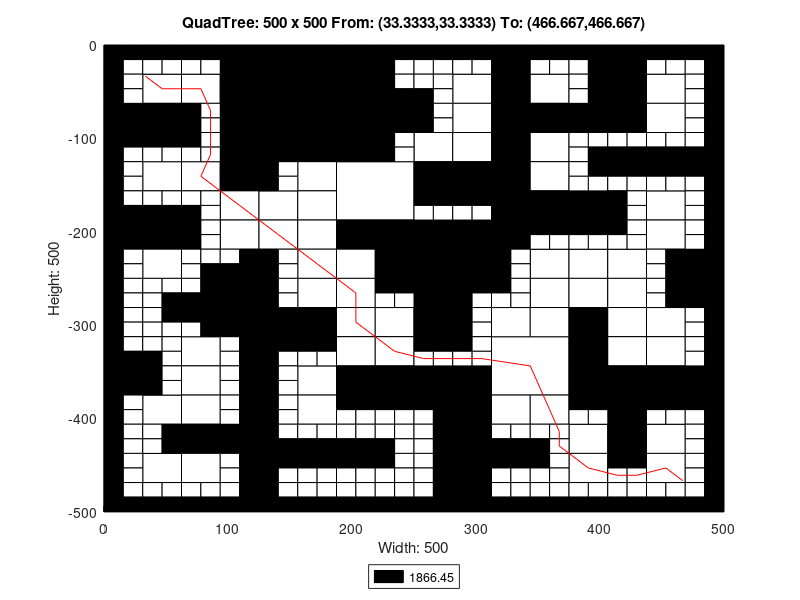

Reproduce this figure in MATLAB.
axis([0 500 -500 0]);
title('QuadTree: 500 x 500 From: (33.3333,33.3333) To: (466.667,466.667)');
xlabel('Width: 500');
ylabel('Height: 500');
rectangle('Position',[125 -62.5 62.5 62.5], 'FaceColor',[0 0 0]);
rectangle('Position',[125 -125 62.5 62.5], 'FaceColor',[0 0 0]);
rectangle('Position',[187.5 -187.5 62.5 62.5], 'FaceColor',[1 1 1]);
rectangle('Position',[250 -250 62.5 62.5], 'FaceColor',[0 0 0]);
rectangle('Position',[312.5 -375 62.5 62.5], 'FaceColor',[1 1 1]);
rectangle('Position',[31.25 -62.5 31.25 31.25], 'FaceColor',[1 1 1]);
rectangle('Position',[93.75 -31.25 31.25 31.25], 'FaceColor',[0 0 0]);
rectangle('Position',[62.5 -62.5 31.25 31.25], 'FaceColor',[1 1 1]);
rectangle('Position',[93.75 -62.5 31.25 31.25], 'FaceColor',[0 0 0]);
rectangle('Position',[0 -93.75 31.25 31.25], 'FaceColor',[0 0 0]);
rectangle('Position',[31.25 -93.75 31.25 31.25], 'FaceColor',[0 0 0]);
rectangle('Position',[93.75 -93.75 31.25 31.25], 'FaceColor',[0 0 0]);
rectangle('Position',[93.75 -125 31.25 31.25], 'FaceColor',[0 0 0]);
rectangle('Position',[187.5 -31.25 31.25 31.25], 'FaceColor',[0 0 0]);
rectangle('Position',[187.5 -62.5 31.25 31.25], 'FaceColor',[0 0 0]);
rectangle('Position',[187.5 -93.75 31.25 31.25], 'FaceColor',[0 0 0]);
rectangle('Position',[218.75 -93.75 31.25 31.25], 'FaceColor',[0 0 0]);
rectangle('Position',[187.5 -125 31.25 31.25], 'FaceColor',[0 0 0]);
rectangle('Position',[31.25 -156.25 31.25 31.25], 'FaceColor',[1 1 1]);
rectangle('Position',[62.5 -156.25 31.25 31.25], 'FaceColor',[1 1 1]);
rectangle('Position',[93.75 -156.25 31.25 31.25], 'FaceColor',[0 0 0]);
rectangle('Position',[93.75 -187.5 31.25 31.25], 'FaceColor',[1 1 1]);
rectangle('Position',[0 -218.75 31.25 31.25], 'FaceColor',[0 0 0]);
rectangle('Position',[31.25 -218.75 31.25 31.25], 'FaceColor',[0 0 0]);
rectangle('Position',[31.25 -250 31.25 31.25], 'FaceColor',[1 1 1]);
rectangle('Position',[93.75 -218.75 31.25 31.25], 'FaceColor',[1 1 1]);
rectangle('Position',[156.25 -156.25 31.25 31.25], 'FaceColor',[1 1 1]);
rectangle('Position',[125 -187.5 31.25 31.25], 'FaceColor',[1 1 1]);
rectangle('Position',[156.25 -187.5 31.25 31.25], 'FaceColor',[1 1 1]);
rectangle('Position',[125 -218.75 31.25 31.25], 'FaceColor',[1 1 1]);
rectangle('Position',[156.25 -218.75 31.25 31.25], 'FaceColor',[1 1 1]);
rectangle('Position',[156.25 -250 31.25 31.25], 'FaceColor',[1 1 1]);
rectangle('Position',[187.5 -218.75 31.25 31.25], 'FaceColor',[0 0 0]);
rectangle('Position',[218.75 -218.75 31.25 31.25], 'FaceColor',[0 0 0]);
rectangle('Position',[187.5 -250 31.25 31.25], 'FaceColor',[1 1 1]);
rectangle('Position',[218.75 -250 31.25 31.25], 'FaceColor',[0 0 0]);
rectangle('Position',[281.25 -62.5 31.25 31.25], 'FaceColor',[1 1 1]);
rectangle('Position',[312.5 -31.25 31.25 31.25], 'FaceColor',[0 0 0]);
rectangle('Position',[312.5 -62.5 31.25 31.25], 'FaceColor',[0 0 0]);
rectangle('Position',[343.75 -62.5 31.25 31.25], 'FaceColor',[1 1 1]);
rectangle('Position',[281.25 -93.75 31.25 31.25], 'FaceColor',[1 1 1]);
rectangle('Position',[250 -125 31.25 31.25], 'FaceColor',[1 1 1]);
rectangle('Position',[281.25 -125 31.25 31.25], 'FaceColor',[1 1 1]);
rectangle('Position',[312.5 -93.75 31.25 31.25], 'FaceColor',[0 0 0]);
rectangle('Position',[343.75 -93.75 31.25 31.25], 'FaceColor',[0 0 0]);
rectangle('Position',[312.5 -125 31.25 31.25], 'FaceColor',[0 0 0]);
rectangle('Position',[343.75 -125 31.25 31.25], 'FaceColor',[1 1 1]);
rectangle('Position',[406.25 -31.25 31.25 31.25], 'FaceColor',[0 0 0]);
rectangle('Position',[406.25 -62.5 31.25 31.25], 'FaceColor',[0 0 0]);
rectangle('Position',[437.5 -62.5 31.25 31.25], 'FaceColor',[1 1 1]);
rectangle('Position',[375 -93.75 31.25 31.25], 'FaceColor',[0 0 0]);
rectangle('Position',[406.25 -93.75 31.25 31.25], 'FaceColor',[0 0 0]);
rectangle('Position',[437.5 -93.75 31.25 31.25], 'FaceColor',[1 1 1]);
rectangle('Position',[250 -156.25 31.25 31.25], 'FaceColor',[0 0 0]);
rectangle('Position',[281.25 -156.25 31.25 31.25], 'FaceColor',[0 0 0]);
rectangle('Position',[312.5 -156.25 31.25 31.25], 'FaceColor',[0 0 0]);
rectangle('Position',[343.75 -156.25 31.25 31.25], 'FaceColor',[1 1 1]);
rectangle('Position',[312.5 -187.5 31.25 31.25], 'FaceColor',[0 0 0]);
rectangle('Position',[343.75 -187.5 31.25 31.25], 'FaceColor',[0 0 0]);
rectangle('Position',[312.5 -218.75 31.25 31.25], 'FaceColor',[0 0 0]);
rectangle('Position',[343.75 -250 31.25 31.25], 'FaceColor',[1 1 1]);
rectangle('Position',[375 -187.5 31.25 31.25], 'FaceColor',[0 0 0]);
rectangle('Position',[437.5 -187.5 31.25 31.25], 'FaceColor',[1 1 1]);
rectangle('Position',[375 -250 31.25 31.25], 'FaceColor',[1 1 1]);
rectangle('Position',[406.25 -250 31.25 31.25], 'FaceColor',[1 1 1]);
rectangle('Position',[437.5 -218.75 31.25 31.25], 'FaceColor',[1 1 1]);
rectangle('Position',[468.75 -250 31.25 31.25], 'FaceColor',[0 0 0]);
rectangle('Position',[93.75 -281.25 31.25 31.25], 'FaceColor',[0 0 0]);
rectangle('Position',[93.75 -312.5 31.25 31.25], 'FaceColor',[0 0 0]);
rectangle('Position',[0 -375 31.25 31.25], 'FaceColor',[0 0 0]);
rectangle('Position',[62.5 -343.75 31.25 31.25], 'FaceColor',[1 1 1]);
rectangle('Position',[62.5 -375 31.25 31.25], 'FaceColor',[1 1 1]);
rectangle('Position',[156.25 -281.25 31.25 31.25], 'FaceColor',[1 1 1]);
rectangle('Position',[125 -312.5 31.25 31.25], 'FaceColor',[0 0 0]);
rectangle('Position',[156.25 -312.5 31.25 31.25], 'FaceColor',[0 0 0]);
rectangle('Position',[187.5 -281.25 31.25 31.25], 'FaceColor',[1 1 1]);
rectangle('Position',[187.5 -312.5 31.25 31.25], 'FaceColor',[1 1 1]);
rectangle('Position',[218.75 -312.5 31.25 31.25], 'FaceColor',[1 1 1]);
rectangle('Position',[156.25 -375 31.25 31.25], 'FaceColor',[1 1 1]);
rectangle('Position',[187.5 -343.75 31.25 31.25], 'FaceColor',[1 1 1]);
rectangle('Position',[218.75 -343.75 31.25 31.25], 'FaceColor',[1 1 1]);
rectangle('Position',[187.5 -375 31.25 31.25], 'FaceColor',[0 0 0]);
rectangle('Position',[218.75 -375 31.25 31.25], 'FaceColor',[0 0 0]);
rectangle('Position',[31.25 -406.25 31.25 31.25], 'FaceColor',[1 1 1]);
rectangle('Position',[62.5 -406.25 31.25 31.25], 'FaceColor',[1 1 1]);
rectangle('Position',[62.5 -437.5 31.25 31.25], 'FaceColor',[0 0 0]);
rectangle('Position',[93.75 -437.5 31.25 31.25], 'FaceColor',[0 0 0]);
rectangle('Position',[31.25 -468.75 31.25 31.25], 'FaceColor',[1 1 1]);
rectangle('Position',[62.5 -468.75 31.25 31.25], 'FaceColor',[1 1 1]);
rectangle('Position',[156.25 -406.25 31.25 31.25], 'FaceColor',[1 1 1]);
rectangle('Position',[250 -281.25 31.25 31.25], 'FaceColor',[0 0 0]);
rectangle('Position',[250 -312.5 31.25 31.25], 'FaceColor',[0 0 0]);
rectangle('Position',[343.75 -281.25 31.25 31.25], 'FaceColor',[1 1 1]);
rectangle('Position',[312.5 -312.5 31.25 31.25], 'FaceColor',[1 1 1]);
rectangle('Position',[343.75 -312.5 31.25 31.25], 'FaceColor',[1 1 1]);
rectangle('Position',[250 -375 31.25 31.25], 'FaceColor',[0 0 0]);
rectangle('Position',[281.25 -375 31.25 31.25], 'FaceColor',[0 0 0]);
rectangle('Position',[375 -281.25 31.25 31.25], 'FaceColor',[1 1 1]);
rectangle('Position',[406.25 -281.25 31.25 31.25], 'FaceColor',[1 1 1]);
rectangle('Position',[375 -312.5 31.25 31.25], 'FaceColor',[0 0 0]);
rectangle('Position',[406.25 -312.5 31.25 31.25], 'FaceColor',[1 1 1]);
rectangle('Position',[468.75 -281.25 31.25 31.25], 'FaceColor',[0 0 0]);
rectangle('Position',[437.5 -312.5 31.25 31.25], 'FaceColor',[1 1 1]);
rectangle('Position',[375 -343.75 31.25 31.25], 'FaceColor',[0 0 0]);
rectangle('Position',[406.25 -343.75 31.25 31.25], 'FaceColor',[1 1 1]);
rectangle('Position',[375 -375 31.25 31.25], 'FaceColor',[0 0 0]);
rectangle('Position',[406.25 -375 31.25 31.25], 'FaceColor',[0 0 0]);
rectangle('Position',[437.5 -343.75 31.25 31.25], 'FaceColor',[1 1 1]);
rectangle('Position',[437.5 -375 31.25 31.25], 'FaceColor',[0 0 0]);
rectangle('Position',[468.75 -375 31.25 31.25], 'FaceColor',[0 0 0]);
rectangle('Position',[281.25 -406.25 31.25 31.25], 'FaceColor',[0 0 0]);
rectangle('Position',[281.25 -437.5 31.25 31.25], 'FaceColor',[0 0 0]);
rectangle('Position',[312.5 -406.25 31.25 31.25], 'FaceColor',[1 1 1]);
rectangle('Position',[343.75 -406.25 31.25 31.25], 'FaceColor',[1 1 1]);
rectangle('Position',[281.25 -468.75 31.25 31.25], 'FaceColor',[0 0 0]);
rectangle('Position',[281.25 -500 31.25 31.25], 'FaceColor',[0 0 0]);
rectangle('Position',[406.25 -406.25 31.25 31.25], 'FaceColor',[0 0 0]);
rectangle('Position',[375 -437.5 31.25 31.25], 'FaceColor',[1 1 1]);
rectangle('Position',[406.25 -437.5 31.25 31.25], 'FaceColor',[0 0 0]);
rectangle('Position',[437.5 -437.5 31.25 31.25], 'FaceColor',[1 1 1]);
rectangle('Position',[375 -468.75 31.25 31.25], 'FaceColor',[1 1 1]);
rectangle('Position',[437.5 -468.75 31.25 31.25], 'FaceColor',[1 1 1]);
rectangle('Position',[0 -15.625 15.625 15.625], 'FaceColor',[0 0 0]);
rectangle('Position',[15.625 -15.625 15.625 15.625], 'FaceColor',[0 0 0]);
rectangle('Position',[0 -31.25 15.625 15.625], 'FaceColor',[0 0 0]);
rectangle('Position',[15.625 -31.25 15.625 15.625], 'FaceColor',[1 1 1]);
rectangle('Position',[31.25 -15.625 15.625 15.625], 'FaceColor',[0 0 0]);
rectangle('Position',[46.875 -15.625 15.625 15.625], 'FaceColor',[0 0 0]);
rectangle('Position',[31.25 -31.25 15.625 15.625], 'FaceColor',[1 1 1]);
rectangle('Position',[46.875 -31.25 15.625 15.625], 'FaceColor',[1 1 1]);
rectangle('Position',[0 -46.875 15.625 15.625], 'FaceColor',[0 0 0]);
rectangle('Position',[15.625 -46.875 15.625 15.625], 'FaceColor',[1 1 1]);
rectangle('Position',[0 -62.5 15.625 15.625], 'FaceColor',[0 0 0]);
rectangle('Position',[15.625 -62.5 15.625 15.625], 'FaceColor',[1 1 1]);
rectangle('Position',[62.5 -15.625 15.625 15.625], 'FaceColor',[0 0 0]);
rectangle('Position',[78.125 -15.625 15.625 15.625], 'FaceColor',[0 0 0]);
rectangle('Position',[62.5 -31.25 15.625 15.625], 'FaceColor',[1 1 1]);
rectangle('Position',[78.125 -31.25 15.625 15.625], 'FaceColor',[1 1 1]);
rectangle('Position',[0 -109.375 15.625 15.625], 'FaceColor',[0 0 0]);
rectangle('Position',[15.625 -109.375 15.625 15.625], 'FaceColor',[0 0 0]);
rectangle('Position',[0 -125 15.625 15.625], 'FaceColor',[0 0 0]);
rectangle('Position',[15.625 -125 15.625 15.625], 'FaceColor',[1 1 1]);
rectangle('Position',[31.25 -109.375 15.625 15.625], 'FaceColor',[0 0 0]);
rectangle('Position',[46.875 -109.375 15.625 15.625], 'FaceColor',[0 0 0]);
rectangle('Position',[31.25 -125 15.625 15.625], 'FaceColor',[1 1 1]);
rectangle('Position',[46.875 -125 15.625 15.625], 'FaceColor',[1 1 1]);
rectangle('Position',[62.5 -78.125 15.625 15.625], 'FaceColor',[0 0 0]);
rectangle('Position',[78.125 -78.125 15.625 15.625], 'FaceColor',[1 1 1]);
rectangle('Position',[62.5 -93.75 15.625 15.625], 'FaceColor',[0 0 0]);
rectangle('Position',[78.125 -93.75 15.625 15.625], 'FaceColor',[1 1 1]);
rectangle('Position',[62.5 -109.375 15.625 15.625], 'FaceColor',[0 0 0]);
rectangle('Position',[78.125 -109.375 15.625 15.625], 'FaceColor',[1 1 1]);
rectangle('Position',[62.5 -125 15.625 15.625], 'FaceColor',[1 1 1]);
rectangle('Position',[78.125 -125 15.625 15.625], 'FaceColor',[1 1 1]);
rectangle('Position',[218.75 -15.625 15.625 15.625], 'FaceColor',[0 0 0]);
rectangle('Position',[234.375 -15.625 15.625 15.625], 'FaceColor',[0 0 0]);
rectangle('Position',[218.75 -31.25 15.625 15.625], 'FaceColor',[0 0 0]);
rectangle('Position',[234.375 -31.25 15.625 15.625], 'FaceColor',[1 1 1]);
rectangle('Position',[218.75 -46.875 15.625 15.625], 'FaceColor',[0 0 0]);
rectangle('Position',[234.375 -46.875 15.625 15.625], 'FaceColor',[1 1 1]);
rectangle('Position',[218.75 -62.5 15.625 15.625], 'FaceColor',[0 0 0]);
rectangle('Position',[234.375 -62.5 15.625 15.625], 'FaceColor',[0 0 0]);
rectangle('Position',[218.75 -109.375 15.625 15.625], 'FaceColor',[0 0 0]);
rectangle('Position',[234.375 -109.375 15.625 15.625], 'FaceColor',[1 1 1]);
rectangle('Position',[218.75 -125 15.625 15.625], 'FaceColor',[0 0 0]);
rectangle('Position',[234.375 -125 15.625 15.625], 'FaceColor',[1 1 1]);
rectangle('Position',[0 -140.625 15.625 15.625], 'FaceColor',[0 0 0]);
rectangle('Position',[15.625 -140.625 15.625 15.625], 'FaceColor',[1 1 1]);
rectangle('Position',[0 -156.25 15.625 15.625], 'FaceColor',[0 0 0]);
rectangle('Position',[15.625 -156.25 15.625 15.625], 'FaceColor',[1 1 1]);
rectangle('Position',[0 -171.875 15.625 15.625], 'FaceColor',[0 0 0]);
rectangle('Position',[15.625 -171.875 15.625 15.625], 'FaceColor',[1 1 1]);
rectangle('Position',[0 -187.5 15.625 15.625], 'FaceColor',[0 0 0]);
rectangle('Position',[15.625 -187.5 15.625 15.625], 'FaceColor',[0 0 0]);
rectangle('Position',[31.25 -171.875 15.625 15.625], 'FaceColor',[1 1 1]);
rectangle('Position',[46.875 -171.875 15.625 15.625], 'FaceColor',[1 1 1]);
rectangle('Position',[31.25 -187.5 15.625 15.625], 'FaceColor',[0 0 0]);
rectangle('Position',[46.875 -187.5 15.625 15.625], 'FaceColor',[0 0 0]);
rectangle('Position',[62.5 -171.875 15.625 15.625], 'FaceColor',[1 1 1]);
rectangle('Position',[78.125 -171.875 15.625 15.625], 'FaceColor',[1 1 1]);
rectangle('Position',[62.5 -187.5 15.625 15.625], 'FaceColor',[0 0 0]);
rectangle('Position',[78.125 -187.5 15.625 15.625], 'FaceColor',[1 1 1]);
rectangle('Position',[0 -234.375 15.625 15.625], 'FaceColor',[0 0 0]);
rectangle('Position',[15.625 -234.375 15.625 15.625], 'FaceColor',[1 1 1]);
rectangle('Position',[0 -250 15.625 15.625], 'FaceColor',[0 0 0]);
rectangle('Position',[15.625 -250 15.625 15.625], 'FaceColor',[1 1 1]);
rectangle('Position',[62.5 -203.125 15.625 15.625], 'FaceColor',[0 0 0]);
rectangle('Position',[78.125 -203.125 15.625 15.625], 'FaceColor',[1 1 1]);
rectangle('Position',[62.5 -218.75 15.625 15.625], 'FaceColor',[0 0 0]);
rectangle('Position',[78.125 -218.75 15.625 15.625], 'FaceColor',[1 1 1]);
rectangle('Position',[62.5 -234.375 15.625 15.625], 'FaceColor',[1 1 1]);
rectangle('Position',[78.125 -234.375 15.625 15.625], 'FaceColor',[1 1 1]);
rectangle('Position',[62.5 -250 15.625 15.625], 'FaceColor',[1 1 1]);
rectangle('Position',[78.125 -250 15.625 15.625], 'FaceColor',[0 0 0]);
rectangle('Position',[93.75 -234.375 15.625 15.625], 'FaceColor',[1 1 1]);
rectangle('Position',[109.375 -234.375 15.625 15.625], 'FaceColor',[0 0 0]);
rectangle('Position',[93.75 -250 15.625 15.625], 'FaceColor',[0 0 0]);
rectangle('Position',[109.375 -250 15.625 15.625], 'FaceColor',[0 0 0]);
rectangle('Position',[125 -140.625 15.625 15.625], 'FaceColor',[0 0 0]);
rectangle('Position',[140.625 -140.625 15.625 15.625], 'FaceColor',[1 1 1]);
rectangle('Position',[125 -156.25 15.625 15.625], 'FaceColor',[0 0 0]);
rectangle('Position',[140.625 -156.25 15.625 15.625], 'FaceColor',[1 1 1]);
rectangle('Position',[125 -234.375 15.625 15.625], 'FaceColor',[0 0 0]);
rectangle('Position',[140.625 -234.375 15.625 15.625], 'FaceColor',[1 1 1]);
rectangle('Position',[125 -250 15.625 15.625], 'FaceColor',[0 0 0]);
rectangle('Position',[140.625 -250 15.625 15.625], 'FaceColor',[1 1 1]);
rectangle('Position',[250 -15.625 15.625 15.625], 'FaceColor',[0 0 0]);
rectangle('Position',[265.625 -15.625 15.625 15.625], 'FaceColor',[0 0 0]);
rectangle('Position',[250 -31.25 15.625 15.625], 'FaceColor',[1 1 1]);
rectangle('Position',[265.625 -31.25 15.625 15.625], 'FaceColor',[1 1 1]);
rectangle('Position',[281.25 -15.625 15.625 15.625], 'FaceColor',[0 0 0]);
rectangle('Position',[296.875 -15.625 15.625 15.625], 'FaceColor',[0 0 0]);
rectangle('Position',[281.25 -31.25 15.625 15.625], 'FaceColor',[1 1 1]);
rectangle('Position',[296.875 -31.25 15.625 15.625], 'FaceColor',[1 1 1]);
rectangle('Position',[250 -46.875 15.625 15.625], 'FaceColor',[1 1 1]);
rectangle('Position',[265.625 -46.875 15.625 15.625], 'FaceColor',[1 1 1]);
rectangle('Position',[250 -62.5 15.625 15.625], 'FaceColor',[0 0 0]);
rectangle('Position',[265.625 -62.5 15.625 15.625], 'FaceColor',[1 1 1]);
rectangle('Position',[343.75 -15.625 15.625 15.625], 'FaceColor',[0 0 0]);
rectangle('Position',[359.375 -15.625 15.625 15.625], 'FaceColor',[0 0 0]);
rectangle('Position',[343.75 -31.25 15.625 15.625], 'FaceColor',[1 1 1]);
rectangle('Position',[359.375 -31.25 15.625 15.625], 'FaceColor',[1 1 1]);
rectangle('Position',[250 -78.125 15.625 15.625], 'FaceColor',[0 0 0]);
rectangle('Position',[265.625 -78.125 15.625 15.625], 'FaceColor',[1 1 1]);
rectangle('Position',[250 -93.75 15.625 15.625], 'FaceColor',[0 0 0]);
rectangle('Position',[265.625 -93.75 15.625 15.625], 'FaceColor',[1 1 1]);
rectangle('Position',[375 -15.625 15.625 15.625], 'FaceColor',[0 0 0]);
rectangle('Position',[390.625 -15.625 15.625 15.625], 'FaceColor',[0 0 0]);
rectangle('Position',[375 -31.25 15.625 15.625], 'FaceColor',[1 1 1]);
rectangle('Position',[390.625 -31.25 15.625 15.625], 'FaceColor',[0 0 0]);
rectangle('Position',[375 -46.875 15.625 15.625], 'FaceColor',[1 1 1]);
rectangle('Position',[390.625 -46.875 15.625 15.625], 'FaceColor',[0 0 0]);
rectangle('Position',[375 -62.5 15.625 15.625], 'FaceColor',[1 1 1]);
rectangle('Position',[390.625 -62.5 15.625 15.625], 'FaceColor',[0 0 0]);
rectangle('Position',[437.5 -15.625 15.625 15.625], 'FaceColor',[0 0 0]);
rectangle('Position',[453.125 -15.625 15.625 15.625], 'FaceColor',[0 0 0]);
rectangle('Position',[437.5 -31.25 15.625 15.625], 'FaceColor',[1 1 1]);
rectangle('Position',[453.125 -31.25 15.625 15.625], 'FaceColor',[1 1 1]);
rectangle('Position',[468.75 -15.625 15.625 15.625], 'FaceColor',[0 0 0]);
rectangle('Position',[484.375 -15.625 15.625 15.625], 'FaceColor',[0 0 0]);
rectangle('Position',[468.75 -31.25 15.625 15.625], 'FaceColor',[1 1 1]);
rectangle('Position',[484.375 -31.25 15.625 15.625], 'FaceColor',[0 0 0]);
rectangle('Position',[468.75 -46.875 15.625 15.625], 'FaceColor',[1 1 1]);
rectangle('Position',[484.375 -46.875 15.625 15.625], 'FaceColor',[0 0 0]);
rectangle('Position',[468.75 -62.5 15.625 15.625], 'FaceColor',[1 1 1]);
rectangle('Position',[484.375 -62.5 15.625 15.625], 'FaceColor',[0 0 0]);
rectangle('Position',[375 -109.375 15.625 15.625], 'FaceColor',[1 1 1]);
rectangle('Position',[390.625 -109.375 15.625 15.625], 'FaceColor',[1 1 1]);
rectangle('Position',[375 -125 15.625 15.625], 'FaceColor',[1 1 1]);
rectangle('Position',[390.625 -125 15.625 15.625], 'FaceColor',[0 0 0]);
rectangle('Position',[406.25 -109.375 15.625 15.625], 'FaceColor',[1 1 1]);
rectangle('Position',[421.875 -109.375 15.625 15.625], 'FaceColor',[1 1 1]);
rectangle('Position',[406.25 -125 15.625 15.625], 'FaceColor',[0 0 0]);
rectangle('Position',[421.875 -125 15.625 15.625], 'FaceColor',[0 0 0]);
rectangle('Position',[468.75 -78.125 15.625 15.625], 'FaceColor',[1 1 1]);
rectangle('Position',[484.375 -78.125 15.625 15.625], 'FaceColor',[0 0 0]);
rectangle('Position',[468.75 -93.75 15.625 15.625], 'FaceColor',[1 1 1]);
rectangle('Position',[484.375 -93.75 15.625 15.625], 'FaceColor',[0 0 0]);
rectangle('Position',[437.5 -109.375 15.625 15.625], 'FaceColor',[1 1 1]);
rectangle('Position',[453.125 -109.375 15.625 15.625], 'FaceColor',[1 1 1]);
rectangle('Position',[437.5 -125 15.625 15.625], 'FaceColor',[0 0 0]);
rectangle('Position',[453.125 -125 15.625 15.625], 'FaceColor',[0 0 0]);
rectangle('Position',[468.75 -109.375 15.625 15.625], 'FaceColor',[1 1 1]);
rectangle('Position',[484.375 -109.375 15.625 15.625], 'FaceColor',[0 0 0]);
rectangle('Position',[468.75 -125 15.625 15.625], 'FaceColor',[0 0 0]);
rectangle('Position',[484.375 -125 15.625 15.625], 'FaceColor',[0 0 0]);
rectangle('Position',[250 -171.875 15.625 15.625], 'FaceColor',[0 0 0]);
rectangle('Position',[265.625 -171.875 15.625 15.625], 'FaceColor',[0 0 0]);
rectangle('Position',[250 -187.5 15.625 15.625], 'FaceColor',[1 1 1]);
rectangle('Position',[265.625 -187.5 15.625 15.625], 'FaceColor',[1 1 1]);
rectangle('Position',[281.25 -171.875 15.625 15.625], 'FaceColor',[0 0 0]);
rectangle('Position',[296.875 -171.875 15.625 15.625], 'FaceColor',[0 0 0]);
rectangle('Position',[281.25 -187.5 15.625 15.625], 'FaceColor',[1 1 1]);
rectangle('Position',[296.875 -187.5 15.625 15.625], 'FaceColor',[1 1 1]);
rectangle('Position',[343.75 -203.125 15.625 15.625], 'FaceColor',[0 0 0]);
rectangle('Position',[359.375 -203.125 15.625 15.625], 'FaceColor',[0 0 0]);
rectangle('Position',[343.75 -218.75 15.625 15.625], 'FaceColor',[1 1 1]);
rectangle('Position',[359.375 -218.75 15.625 15.625], 'FaceColor',[1 1 1]);
rectangle('Position',[312.5 -234.375 15.625 15.625], 'FaceColor',[0 0 0]);
rectangle('Position',[328.125 -234.375 15.625 15.625], 'FaceColor',[1 1 1]);
rectangle('Position',[312.5 -250 15.625 15.625], 'FaceColor',[0 0 0]);
rectangle('Position',[328.125 -250 15.625 15.625], 'FaceColor',[1 1 1]);
rectangle('Position',[375 -140.625 15.625 15.625], 'FaceColor',[1 1 1]);
rectangle('Position',[390.625 -140.625 15.625 15.625], 'FaceColor',[0 0 0]);
rectangle('Position',[375 -156.25 15.625 15.625], 'FaceColor',[1 1 1]);
rectangle('Position',[390.625 -156.25 15.625 15.625], 'FaceColor',[1 1 1]);
rectangle('Position',[406.25 -140.625 15.625 15.625], 'FaceColor',[0 0 0]);
rectangle('Position',[421.875 -140.625 15.625 15.625], 'FaceColor',[0 0 0]);
rectangle('Position',[406.25 -156.25 15.625 15.625], 'FaceColor',[1 1 1]);
rectangle('Position',[421.875 -156.25 15.625 15.625], 'FaceColor',[1 1 1]);
rectangle('Position',[406.25 -171.875 15.625 15.625], 'FaceColor',[0 0 0]);
rectangle('Position',[421.875 -171.875 15.625 15.625], 'FaceColor',[1 1 1]);
rectangle('Position',[406.25 -187.5 15.625 15.625], 'FaceColor',[0 0 0]);
rectangle('Position',[421.875 -187.5 15.625 15.625], 'FaceColor',[1 1 1]);
rectangle('Position',[437.5 -140.625 15.625 15.625], 'FaceColor',[0 0 0]);
rectangle('Position',[453.125 -140.625 15.625 15.625], 'FaceColor',[0 0 0]);
rectangle('Position',[437.5 -156.25 15.625 15.625], 'FaceColor',[1 1 1]);
rectangle('Position',[453.125 -156.25 15.625 15.625], 'FaceColor',[1 1 1]);
rectangle('Position',[468.75 -140.625 15.625 15.625], 'FaceColor',[0 0 0]);
rectangle('Position',[484.375 -140.625 15.625 15.625], 'FaceColor',[0 0 0]);
rectangle('Position',[468.75 -156.25 15.625 15.625], 'FaceColor',[1 1 1]);
rectangle('Position',[484.375 -156.25 15.625 15.625], 'FaceColor',[0 0 0]);
rectangle('Position',[468.75 -171.875 15.625 15.625], 'FaceColor',[1 1 1]);
rectangle('Position',[484.375 -171.875 15.625 15.625], 'FaceColor',[0 0 0]);
rectangle('Position',[468.75 -187.5 15.625 15.625], 'FaceColor',[1 1 1]);
rectangle('Position',[484.375 -187.5 15.625 15.625], 'FaceColor',[0 0 0]);
rectangle('Position',[375 -203.125 15.625 15.625], 'FaceColor',[0 0 0]);
rectangle('Position',[390.625 -203.125 15.625 15.625], 'FaceColor',[0 0 0]);
rectangle('Position',[375 -218.75 15.625 15.625], 'FaceColor',[1 1 1]);
rectangle('Position',[390.625 -218.75 15.625 15.625], 'FaceColor',[1 1 1]);
rectangle('Position',[406.25 -203.125 15.625 15.625], 'FaceColor',[0 0 0]);
rectangle('Position',[421.875 -203.125 15.625 15.625], 'FaceColor',[1 1 1]);
rectangle('Position',[406.25 -218.75 15.625 15.625], 'FaceColor',[1 1 1]);
rectangle('Position',[421.875 -218.75 15.625 15.625], 'FaceColor',[1 1 1]);
rectangle('Position',[468.75 -203.125 15.625 15.625], 'FaceColor',[1 1 1]);
rectangle('Position',[484.375 -203.125 15.625 15.625], 'FaceColor',[0 0 0]);
rectangle('Position',[468.75 -218.75 15.625 15.625], 'FaceColor',[1 1 1]);
rectangle('Position',[484.375 -218.75 15.625 15.625], 'FaceColor',[0 0 0]);
rectangle('Position',[437.5 -234.375 15.625 15.625], 'FaceColor',[1 1 1]);
rectangle('Position',[453.125 -234.375 15.625 15.625], 'FaceColor',[0 0 0]);
rectangle('Position',[437.5 -250 15.625 15.625], 'FaceColor',[1 1 1]);
rectangle('Position',[453.125 -250 15.625 15.625], 'FaceColor',[0 0 0]);
rectangle('Position',[0 -265.625 15.625 15.625], 'FaceColor',[0 0 0]);
rectangle('Position',[15.625 -265.625 15.625 15.625], 'FaceColor',[1 1 1]);
rectangle('Position',[0 -281.25 15.625 15.625], 'FaceColor',[0 0 0]);
rectangle('Position',[15.625 -281.25 15.625 15.625], 'FaceColor',[1 1 1]);
rectangle('Position',[31.25 -265.625 15.625 15.625], 'FaceColor',[1 1 1]);
rectangle('Position',[46.875 -265.625 15.625 15.625], 'FaceColor',[1 1 1]);
rectangle('Position',[31.25 -281.25 15.625 15.625], 'FaceColor',[1 1 1]);
rectangle('Position',[46.875 -281.25 15.625 15.625], 'FaceColor',[0 0 0]);
rectangle('Position',[0 -296.875 15.625 15.625], 'FaceColor',[0 0 0]);
rectangle('Position',[15.625 -296.875 15.625 15.625], 'FaceColor',[1 1 1]);
rectangle('Position',[0 -312.5 15.625 15.625], 'FaceColor',[0 0 0]);
rectangle('Position',[15.625 -312.5 15.625 15.625], 'FaceColor',[1 1 1]);
rectangle('Position',[31.25 -296.875 15.625 15.625], 'FaceColor',[1 1 1]);
rectangle('Position',[46.875 -296.875 15.625 15.625], 'FaceColor',[0 0 0]);
rectangle('Position',[31.25 -312.5 15.625 15.625], 'FaceColor',[1 1 1]);
rectangle('Position',[46.875 -312.5 15.625 15.625], 'FaceColor',[1 1 1]);
rectangle('Position',[62.5 -265.625 15.625 15.625], 'FaceColor',[1 1 1]);
rectangle('Position',[78.125 -265.625 15.625 15.625], 'FaceColor',[0 0 0]);
rectangle('Position',[62.5 -281.25 15.625 15.625], 'FaceColor',[0 0 0]);
rectangle('Position',[78.125 -281.25 15.625 15.625], 'FaceColor',[0 0 0]);
rectangle('Position',[62.5 -296.875 15.625 15.625], 'FaceColor',[0 0 0]);
rectangle('Position',[78.125 -296.875 15.625 15.625], 'FaceColor',[0 0 0]);
rectangle('Position',[62.5 -312.5 15.625 15.625], 'FaceColor',[1 1 1]);
rectangle('Position',[78.125 -312.5 15.625 15.625], 'FaceColor',[0 0 0]);
rectangle('Position',[0 -328.125 15.625 15.625], 'FaceColor',[0 0 0]);
rectangle('Position',[15.625 -328.125 15.625 15.625], 'FaceColor',[1 1 1]);
rectangle('Position',[0 -343.75 15.625 15.625], 'FaceColor',[0 0 0]);
rectangle('Position',[15.625 -343.75 15.625 15.625], 'FaceColor',[0 0 0]);
rectangle('Position',[31.25 -328.125 15.625 15.625], 'FaceColor',[1 1 1]);
rectangle('Position',[46.875 -328.125 15.625 15.625], 'FaceColor',[1 1 1]);
rectangle('Position',[31.25 -343.75 15.625 15.625], 'FaceColor',[0 0 0]);
rectangle('Position',[46.875 -343.75 15.625 15.625], 'FaceColor',[1 1 1]);
rectangle('Position',[31.25 -359.375 15.625 15.625], 'FaceColor',[0 0 0]);
rectangle('Position',[46.875 -359.375 15.625 15.625], 'FaceColor',[1 1 1]);
rectangle('Position',[31.25 -375 15.625 15.625], 'FaceColor',[0 0 0]);
rectangle('Position',[46.875 -375 15.625 15.625], 'FaceColor',[1 1 1]);
rectangle('Position',[93.75 -328.125 15.625 15.625], 'FaceColor',[1 1 1]);
rectangle('Position',[109.375 -328.125 15.625 15.625], 'FaceColor',[0 0 0]);
rectangle('Position',[93.75 -343.75 15.625 15.625], 'FaceColor',[1 1 1]);
rectangle('Position',[109.375 -343.75 15.625 15.625], 'FaceColor',[0 0 0]);
rectangle('Position',[93.75 -359.375 15.625 15.625], 'FaceColor',[1 1 1]);
rectangle('Position',[109.375 -359.375 15.625 15.625], 'FaceColor',[0 0 0]);
rectangle('Position',[93.75 -375 15.625 15.625], 'FaceColor',[1 1 1]);
rectangle('Position',[109.375 -375 15.625 15.625], 'FaceColor',[0 0 0]);
rectangle('Position',[125 -265.625 15.625 15.625], 'FaceColor',[0 0 0]);
rectangle('Position',[140.625 -265.625 15.625 15.625], 'FaceColor',[1 1 1]);
rectangle('Position',[125 -281.25 15.625 15.625], 'FaceColor',[0 0 0]);
rectangle('Position',[140.625 -281.25 15.625 15.625], 'FaceColor',[1 1 1]);
rectangle('Position',[218.75 -265.625 15.625 15.625], 'FaceColor',[0 0 0]);
rectangle('Position',[234.375 -265.625 15.625 15.625], 'FaceColor',[0 0 0]);
rectangle('Position',[218.75 -281.25 15.625 15.625], 'FaceColor',[1 1 1]);
rectangle('Position',[234.375 -281.25 15.625 15.625], 'FaceColor',[1 1 1]);
rectangle('Position',[125 -328.125 15.625 15.625], 'FaceColor',[0 0 0]);
rectangle('Position',[140.625 -328.125 15.625 15.625], 'FaceColor',[0 0 0]);
rectangle('Position',[125 -343.75 15.625 15.625], 'FaceColor',[0 0 0]);
rectangle('Position',[140.625 -343.75 15.625 15.625], 'FaceColor',[1 1 1]);
rectangle('Position',[156.25 -328.125 15.625 15.625], 'FaceColor',[0 0 0]);
rectangle('Position',[171.875 -328.125 15.625 15.625], 'FaceColor',[0 0 0]);
rectangle('Position',[156.25 -343.75 15.625 15.625], 'FaceColor',[1 1 1]);
rectangle('Position',[171.875 -343.75 15.625 15.625], 'FaceColor',[1 1 1]);
rectangle('Position',[125 -359.375 15.625 15.625], 'FaceColor',[0 0 0]);
rectangle('Position',[140.625 -359.375 15.625 15.625], 'FaceColor',[1 1 1]);
rectangle('Position',[125 -375 15.625 15.625], 'FaceColor',[0 0 0]);
rectangle('Position',[140.625 -375 15.625 15.625], 'FaceColor',[1 1 1]);
rectangle('Position',[0 -390.625 15.625 15.625], 'FaceColor',[0 0 0]);
rectangle('Position',[15.625 -390.625 15.625 15.625], 'FaceColor',[1 1 1]);
rectangle('Position',[0 -406.25 15.625 15.625], 'FaceColor',[0 0 0]);
rectangle('Position',[15.625 -406.25 15.625 15.625], 'FaceColor',[1 1 1]);
rectangle('Position',[0 -421.875 15.625 15.625], 'FaceColor',[0 0 0]);
rectangle('Position',[15.625 -421.875 15.625 15.625], 'FaceColor',[1 1 1]);
rectangle('Position',[0 -437.5 15.625 15.625], 'FaceColor',[0 0 0]);
rectangle('Position',[15.625 -437.5 15.625 15.625], 'FaceColor',[1 1 1]);
rectangle('Position',[31.25 -421.875 15.625 15.625], 'FaceColor',[1 1 1]);
rectangle('Position',[46.875 -421.875 15.625 15.625], 'FaceColor',[0 0 0]);
rectangle('Position',[31.25 -437.5 15.625 15.625], 'FaceColor',[1 1 1]);
rectangle('Position',[46.875 -437.5 15.625 15.625], 'FaceColor',[0 0 0]);
rectangle('Position',[93.75 -390.625 15.625 15.625], 'FaceColor',[1 1 1]);
rectangle('Position',[109.375 -390.625 15.625 15.625], 'FaceColor',[0 0 0]);
rectangle('Position',[93.75 -406.25 15.625 15.625], 'FaceColor',[1 1 1]);
rectangle('Position',[109.375 -406.25 15.625 15.625], 'FaceColor',[0 0 0]);
rectangle('Position',[0 -453.125 15.625 15.625], 'FaceColor',[0 0 0]);
rectangle('Position',[15.625 -453.125 15.625 15.625], 'FaceColor',[1 1 1]);
rectangle('Position',[0 -468.75 15.625 15.625], 'FaceColor',[0 0 0]);
rectangle('Position',[15.625 -468.75 15.625 15.625], 'FaceColor',[1 1 1]);
rectangle('Position',[0 -484.375 15.625 15.625], 'FaceColor',[0 0 0]);
rectangle('Position',[15.625 -484.375 15.625 15.625], 'FaceColor',[1 1 1]);
rectangle('Position',[0 -500 15.625 15.625], 'FaceColor',[0 0 0]);
rectangle('Position',[15.625 -500 15.625 15.625], 'FaceColor',[0 0 0]);
rectangle('Position',[31.25 -484.375 15.625 15.625], 'FaceColor',[1 1 1]);
rectangle('Position',[46.875 -484.375 15.625 15.625], 'FaceColor',[1 1 1]);
rectangle('Position',[31.25 -500 15.625 15.625], 'FaceColor',[0 0 0]);
rectangle('Position',[46.875 -500 15.625 15.625], 'FaceColor',[0 0 0]);
rectangle('Position',[93.75 -453.125 15.625 15.625], 'FaceColor',[1 1 1]);
rectangle('Position',[109.375 -453.125 15.625 15.625], 'FaceColor',[0 0 0]);
rectangle('Position',[93.75 -468.75 15.625 15.625], 'FaceColor',[1 1 1]);
rectangle('Position',[109.375 -468.75 15.625 15.625], 'FaceColor',[0 0 0]);
rectangle('Position',[62.5 -484.375 15.625 15.625], 'FaceColor',[1 1 1]);
rectangle('Position',[78.125 -484.375 15.625 15.625], 'FaceColor',[1 1 1]);
rectangle('Position',[62.5 -500 15.625 15.625], 'FaceColor',[0 0 0]);
rectangle('Position',[78.125 -500 15.625 15.625], 'FaceColor',[0 0 0]);
rectangle('Position',[93.75 -484.375 15.625 15.625], 'FaceColor',[1 1 1]);
rectangle('Position',[109.375 -484.375 15.625 15.625], 'FaceColor',[0 0 0]);
rectangle('Position',[93.75 -500 15.625 15.625], 'FaceColor',[0 0 0]);
rectangle('Position',[109.375 -500 15.625 15.625], 'FaceColor',[0 0 0]);
rectangle('Position',[125 -390.625 15.625 15.625], 'FaceColor',[0 0 0]);
rectangle('Position',[140.625 -390.625 15.625 15.625], 'FaceColor',[1 1 1]);
rectangle('Position',[125 -406.25 15.625 15.625], 'FaceColor',[0 0 0]);
rectangle('Position',[140.625 -406.25 15.625 15.625], 'FaceColor',[1 1 1]);
rectangle('Position',[125 -421.875 15.625 15.625], 'FaceColor',[0 0 0]);
rectangle('Position',[140.625 -421.875 15.625 15.625], 'FaceColor',[1 1 1]);
rectangle('Position',[125 -437.5 15.625 15.625], 'FaceColor',[0 0 0]);
rectangle('Position',[140.625 -437.5 15.625 15.625], 'FaceColor',[0 0 0]);
rectangle('Position',[156.25 -421.875 15.625 15.625], 'FaceColor',[1 1 1]);
rectangle('Position',[171.875 -421.875 15.625 15.625], 'FaceColor',[1 1 1]);
rectangle('Position',[156.25 -437.5 15.625 15.625], 'FaceColor',[0 0 0]);
rectangle('Position',[171.875 -437.5 15.625 15.625], 'FaceColor',[0 0 0]);
rectangle('Position',[187.5 -390.625 15.625 15.625], 'FaceColor',[0 0 0]);
rectangle('Position',[203.125 -390.625 15.625 15.625], 'FaceColor',[0 0 0]);
rectangle('Position',[187.5 -406.25 15.625 15.625], 'FaceColor',[1 1 1]);
rectangle('Position',[203.125 -406.25 15.625 15.625], 'FaceColor',[1 1 1]);
rectangle('Position',[218.75 -390.625 15.625 15.625], 'FaceColor',[0 0 0]);
rectangle('Position',[234.375 -390.625 15.625 15.625], 'FaceColor',[0 0 0]);
rectangle('Position',[218.75 -406.25 15.625 15.625], 'FaceColor',[1 1 1]);
rectangle('Position',[234.375 -406.25 15.625 15.625], 'FaceColor',[1 1 1]);
rectangle('Position',[187.5 -421.875 15.625 15.625], 'FaceColor',[1 1 1]);
rectangle('Position',[203.125 -421.875 15.625 15.625], 'FaceColor',[1 1 1]);
rectangle('Position',[187.5 -437.5 15.625 15.625], 'FaceColor',[0 0 0]);
rectangle('Position',[203.125 -437.5 15.625 15.625], 'FaceColor',[0 0 0]);
rectangle('Position',[218.75 -421.875 15.625 15.625], 'FaceColor',[1 1 1]);
rectangle('Position',[234.375 -421.875 15.625 15.625], 'FaceColor',[1 1 1]);
rectangle('Position',[218.75 -437.5 15.625 15.625], 'FaceColor',[0 0 0]);
rectangle('Position',[234.375 -437.5 15.625 15.625], 'FaceColor',[1 1 1]);
rectangle('Position',[125 -453.125 15.625 15.625], 'FaceColor',[0 0 0]);
rectangle('Position',[140.625 -453.125 15.625 15.625], 'FaceColor',[0 0 0]);
rectangle('Position',[125 -468.75 15.625 15.625], 'FaceColor',[0 0 0]);
rectangle('Position',[140.625 -468.75 15.625 15.625], 'FaceColor',[1 1 1]);
rectangle('Position',[156.25 -453.125 15.625 15.625], 'FaceColor',[0 0 0]);
rectangle('Position',[171.875 -453.125 15.625 15.625], 'FaceColor',[0 0 0]);
rectangle('Position',[156.25 -468.75 15.625 15.625], 'FaceColor',[1 1 1]);
rectangle('Position',[171.875 -468.75 15.625 15.625], 'FaceColor',[1 1 1]);
rectangle('Position',[125 -484.375 15.625 15.625], 'FaceColor',[0 0 0]);
rectangle('Position',[140.625 -484.375 15.625 15.625], 'FaceColor',[1 1 1]);
rectangle('Position',[125 -500 15.625 15.625], 'FaceColor',[0 0 0]);
rectangle('Position',[140.625 -500 15.625 15.625], 'FaceColor',[0 0 0]);
rectangle('Position',[156.25 -484.375 15.625 15.625], 'FaceColor',[1 1 1]);
rectangle('Position',[171.875 -484.375 15.625 15.625], 'FaceColor',[1 1 1]);
rectangle('Position',[156.25 -500 15.625 15.625], 'FaceColor',[0 0 0]);
rectangle('Position',[171.875 -500 15.625 15.625], 'FaceColor',[0 0 0]);
rectangle('Position',[187.5 -453.125 15.625 15.625], 'FaceColor',[0 0 0]);
rectangle('Position',[203.125 -453.125 15.625 15.625], 'FaceColor',[0 0 0]);
rectangle('Position',[187.5 -468.75 15.625 15.625], 'FaceColor',[1 1 1]);
rectangle('Position',[203.125 -468.75 15.625 15.625], 'FaceColor',[1 1 1]);
rectangle('Position',[218.75 -453.125 15.625 15.625], 'FaceColor',[0 0 0]);
rectangle('Position',[234.375 -453.125 15.625 15.625], 'FaceColor',[1 1 1]);
rectangle('Position',[218.75 -468.75 15.625 15.625], 'FaceColor',[1 1 1]);
rectangle('Position',[234.375 -468.75 15.625 15.625], 'FaceColor',[1 1 1]);
rectangle('Position',[187.5 -484.375 15.625 15.625], 'FaceColor',[1 1 1]);
rectangle('Position',[203.125 -484.375 15.625 15.625], 'FaceColor',[1 1 1]);
rectangle('Position',[187.5 -500 15.625 15.625], 'FaceColor',[0 0 0]);
rectangle('Position',[203.125 -500 15.625 15.625], 'FaceColor',[0 0 0]);
rectangle('Position',[218.75 -484.375 15.625 15.625], 'FaceColor',[1 1 1]);
rectangle('Position',[234.375 -484.375 15.625 15.625], 'FaceColor',[1 1 1]);
rectangle('Position',[218.75 -500 15.625 15.625], 'FaceColor',[0 0 0]);
rectangle('Position',[234.375 -500 15.625 15.625], 'FaceColor',[0 0 0]);
rectangle('Position',[281.25 -265.625 15.625 15.625], 'FaceColor',[0 0 0]);
rectangle('Position',[296.875 -265.625 15.625 15.625], 'FaceColor',[0 0 0]);
rectangle('Position',[281.25 -281.25 15.625 15.625], 'FaceColor',[0 0 0]);
rectangle('Position',[296.875 -281.25 15.625 15.625], 'FaceColor',[1 1 1]);
rectangle('Position',[281.25 -296.875 15.625 15.625], 'FaceColor',[0 0 0]);
rectangle('Position',[296.875 -296.875 15.625 15.625], 'FaceColor',[1 1 1]);
rectangle('Position',[281.25 -312.5 15.625 15.625], 'FaceColor',[0 0 0]);
rectangle('Position',[296.875 -312.5 15.625 15.625], 'FaceColor',[1 1 1]);
rectangle('Position',[312.5 -265.625 15.625 15.625], 'FaceColor',[0 0 0]);
rectangle('Position',[328.125 -265.625 15.625 15.625], 'FaceColor',[1 1 1]);
rectangle('Position',[312.5 -281.25 15.625 15.625], 'FaceColor',[1 1 1]);
rectangle('Position',[328.125 -281.25 15.625 15.625], 'FaceColor',[1 1 1]);
rectangle('Position',[250 -328.125 15.625 15.625], 'FaceColor',[0 0 0]);
rectangle('Position',[265.625 -328.125 15.625 15.625], 'FaceColor',[0 0 0]);
rectangle('Position',[250 -343.75 15.625 15.625], 'FaceColor',[1 1 1]);
rectangle('Position',[265.625 -343.75 15.625 15.625], 'FaceColor',[1 1 1]);
rectangle('Position',[281.25 -328.125 15.625 15.625], 'FaceColor',[0 0 0]);
rectangle('Position',[296.875 -328.125 15.625 15.625], 'FaceColor',[1 1 1]);
rectangle('Position',[281.25 -343.75 15.625 15.625], 'FaceColor',[1 1 1]);
rectangle('Position',[296.875 -343.75 15.625 15.625], 'FaceColor',[1 1 1]);
rectangle('Position',[437.5 -265.625 15.625 15.625], 'FaceColor',[1 1 1]);
rectangle('Position',[453.125 -265.625 15.625 15.625], 'FaceColor',[0 0 0]);
rectangle('Position',[437.5 -281.25 15.625 15.625], 'FaceColor',[1 1 1]);
rectangle('Position',[453.125 -281.25 15.625 15.625], 'FaceColor',[0 0 0]);
rectangle('Position',[468.75 -296.875 15.625 15.625], 'FaceColor',[1 1 1]);
rectangle('Position',[484.375 -296.875 15.625 15.625], 'FaceColor',[0 0 0]);
rectangle('Position',[468.75 -312.5 15.625 15.625], 'FaceColor',[1 1 1]);
rectangle('Position',[484.375 -312.5 15.625 15.625], 'FaceColor',[0 0 0]);
rectangle('Position',[468.75 -328.125 15.625 15.625], 'FaceColor',[1 1 1]);
rectangle('Position',[484.375 -328.125 15.625 15.625], 'FaceColor',[0 0 0]);
rectangle('Position',[468.75 -343.75 15.625 15.625], 'FaceColor',[1 1 1]);
rectangle('Position',[484.375 -343.75 15.625 15.625], 'FaceColor',[0 0 0]);
rectangle('Position',[250 -390.625 15.625 15.625], 'FaceColor',[0 0 0]);
rectangle('Position',[265.625 -390.625 15.625 15.625], 'FaceColor',[0 0 0]);
rectangle('Position',[250 -406.25 15.625 15.625], 'FaceColor',[1 1 1]);
rectangle('Position',[265.625 -406.25 15.625 15.625], 'FaceColor',[0 0 0]);
rectangle('Position',[250 -421.875 15.625 15.625], 'FaceColor',[1 1 1]);
rectangle('Position',[265.625 -421.875 15.625 15.625], 'FaceColor',[0 0 0]);
rectangle('Position',[250 -437.5 15.625 15.625], 'FaceColor',[1 1 1]);
rectangle('Position',[265.625 -437.5 15.625 15.625], 'FaceColor',[0 0 0]);
rectangle('Position',[312.5 -421.875 15.625 15.625], 'FaceColor',[1 1 1]);
rectangle('Position',[328.125 -421.875 15.625 15.625], 'FaceColor',[1 1 1]);
rectangle('Position',[312.5 -437.5 15.625 15.625], 'FaceColor',[0 0 0]);
rectangle('Position',[328.125 -437.5 15.625 15.625], 'FaceColor',[0 0 0]);
rectangle('Position',[343.75 -421.875 15.625 15.625], 'FaceColor',[1 1 1]);
rectangle('Position',[359.375 -421.875 15.625 15.625], 'FaceColor',[1 1 1]);
rectangle('Position',[343.75 -437.5 15.625 15.625], 'FaceColor',[0 0 0]);
rectangle('Position',[359.375 -437.5 15.625 15.625], 'FaceColor',[1 1 1]);
rectangle('Position',[250 -453.125 15.625 15.625], 'FaceColor',[1 1 1]);
rectangle('Position',[265.625 -453.125 15.625 15.625], 'FaceColor',[0 0 0]);
rectangle('Position',[250 -468.75 15.625 15.625], 'FaceColor',[1 1 1]);
rectangle('Position',[265.625 -468.75 15.625 15.625], 'FaceColor',[0 0 0]);
rectangle('Position',[250 -484.375 15.625 15.625], 'FaceColor',[1 1 1]);
rectangle('Position',[265.625 -484.375 15.625 15.625], 'FaceColor',[0 0 0]);
rectangle('Position',[250 -500 15.625 15.625], 'FaceColor',[0 0 0]);
rectangle('Position',[265.625 -500 15.625 15.625], 'FaceColor',[0 0 0]);
rectangle('Position',[312.5 -453.125 15.625 15.625], 'FaceColor',[0 0 0]);
rectangle('Position',[328.125 -453.125 15.625 15.625], 'FaceColor',[0 0 0]);
rectangle('Position',[312.5 -468.75 15.625 15.625], 'FaceColor',[1 1 1]);
rectangle('Position',[328.125 -468.75 15.625 15.625], 'FaceColor',[1 1 1]);
rectangle('Position',[343.75 -453.125 15.625 15.625], 'FaceColor',[0 0 0]);
rectangle('Position',[359.375 -453.125 15.625 15.625], 'FaceColor',[1 1 1]);
rectangle('Position',[343.75 -468.75 15.625 15.625], 'FaceColor',[1 1 1]);
rectangle('Position',[359.375 -468.75 15.625 15.625], 'FaceColor',[1 1 1]);
rectangle('Position',[312.5 -484.375 15.625 15.625], 'FaceColor',[1 1 1]);
rectangle('Position',[328.125 -484.375 15.625 15.625], 'FaceColor',[1 1 1]);
rectangle('Position',[312.5 -500 15.625 15.625], 'FaceColor',[0 0 0]);
rectangle('Position',[328.125 -500 15.625 15.625], 'FaceColor',[0 0 0]);
rectangle('Position',[343.75 -484.375 15.625 15.625], 'FaceColor',[1 1 1]);
rectangle('Position',[359.375 -484.375 15.625 15.625], 'FaceColor',[1 1 1]);
rectangle('Position',[343.75 -500 15.625 15.625], 'FaceColor',[0 0 0]);
rectangle('Position',[359.375 -500 15.625 15.625], 'FaceColor',[0 0 0]);
rectangle('Position',[375 -390.625 15.625 15.625], 'FaceColor',[0 0 0]);
rectangle('Position',[390.625 -390.625 15.625 15.625], 'FaceColor',[0 0 0]);
rectangle('Position',[375 -406.25 15.625 15.625], 'FaceColor',[1 1 1]);
rectangle('Position',[390.625 -406.25 15.625 15.625], 'FaceColor',[1 1 1]);
rectangle('Position',[437.5 -390.625 15.625 15.625], 'FaceColor',[0 0 0]);
rectangle('Position',[453.125 -390.625 15.625 15.625], 'FaceColor',[0 0 0]);
rectangle('Position',[437.5 -406.25 15.625 15.625], 'FaceColor',[1 1 1]);
rectangle('Position',[453.125 -406.25 15.625 15.625], 'FaceColor',[1 1 1]);
rectangle('Position',[468.75 -390.625 15.625 15.625], 'FaceColor',[0 0 0]);
rectangle('Position',[484.375 -390.625 15.625 15.625], 'FaceColor',[0 0 0]);
rectangle('Position',[468.75 -406.25 15.625 15.625], 'FaceColor',[1 1 1]);
rectangle('Position',[484.375 -406.25 15.625 15.625], 'FaceColor',[0 0 0]);
rectangle('Position',[468.75 -421.875 15.625 15.625], 'FaceColor',[1 1 1]);
rectangle('Position',[484.375 -421.875 15.625 15.625], 'FaceColor',[0 0 0]);
rectangle('Position',[468.75 -437.5 15.625 15.625], 'FaceColor',[1 1 1]);
rectangle('Position',[484.375 -437.5 15.625 15.625], 'FaceColor',[0 0 0]);
rectangle('Position',[406.25 -453.125 15.625 15.625], 'FaceColor',[0 0 0]);
rectangle('Position',[421.875 -453.125 15.625 15.625], 'FaceColor',[0 0 0]);
rectangle('Position',[406.25 -468.75 15.625 15.625], 'FaceColor',[1 1 1]);
rectangle('Position',[421.875 -468.75 15.625 15.625], 'FaceColor',[1 1 1]);
rectangle('Position',[375 -484.375 15.625 15.625], 'FaceColor',[1 1 1]);
rectangle('Position',[390.625 -484.375 15.625 15.625], 'FaceColor',[1 1 1]);
rectangle('Position',[375 -500 15.625 15.625], 'FaceColor',[0 0 0]);
rectangle('Position',[390.625 -500 15.625 15.625], 'FaceColor',[0 0 0]);
rectangle('Position',[406.25 -484.375 15.625 15.625], 'FaceColor',[1 1 1]);
rectangle('Position',[421.875 -484.375 15.625 15.625], 'FaceColor',[1 1 1]);
rectangle('Position',[406.25 -500 15.625 15.625], 'FaceColor',[0 0 0]);
rectangle('Position',[421.875 -500 15.625 15.625], 'FaceColor',[0 0 0]);
rectangle('Position',[468.75 -453.125 15.625 15.625], 'FaceColor',[1 1 1]);
rectangle('Position',[484.375 -453.125 15.625 15.625], 'FaceColor',[0 0 0]);
rectangle('Position',[468.75 -468.75 15.625 15.625], 'FaceColor',[1 1 1]);
rectangle('Position',[484.375 -468.75 15.625 15.625], 'FaceColor',[0 0 0]);
rectangle('Position',[437.5 -484.375 15.625 15.625], 'FaceColor',[1 1 1]);
rectangle('Position',[453.125 -484.375 15.625 15.625], 'FaceColor',[1 1 1]);
rectangle('Position',[437.5 -500 15.625 15.625], 'FaceColor',[0 0 0]);
rectangle('Position',[453.125 -500 15.625 15.625], 'FaceColor',[0 0 0]);
rectangle('Position',[468.75 -484.375 15.625 15.625], 'FaceColor',[1 1 1]);
rectangle('Position',[484.375 -484.375 15.625 15.625], 'FaceColor',[0 0 0]);
rectangle('Position',[468.75 -500 15.625 15.625], 'FaceColor',[0 0 0]);
rectangle('Position',[484.375 -500 15.625 15.625], 'FaceColor',[0 0 0]);
X=[466.667,453.125,429.688,414.062,390.625,367.188,367.188,359.375,343.75,304.688,289.062,273.438,257.812,234.375,203.125,203.125,171.875,140.625,109.375,78.125,85.9375,85.9375,85.9375,85.9375,78.125,46.875,33.3333];
Y=[-466.667,-453.125,-460.938,-460.938,-453.125,-429.688,-414.062,-390.625,-343.75,-335.938,-335.938,-335.938,-335.938,-328.125,-296.875,-265.625,-234.375,-203.125,-171.875,-140.625,-117.188,-101.562,-85.9375,-70.3125,-46.875,-46.875,-33.3333];
hold on;
plot(X,Y,'r');
legend('1866.45','Location','southoutside');
